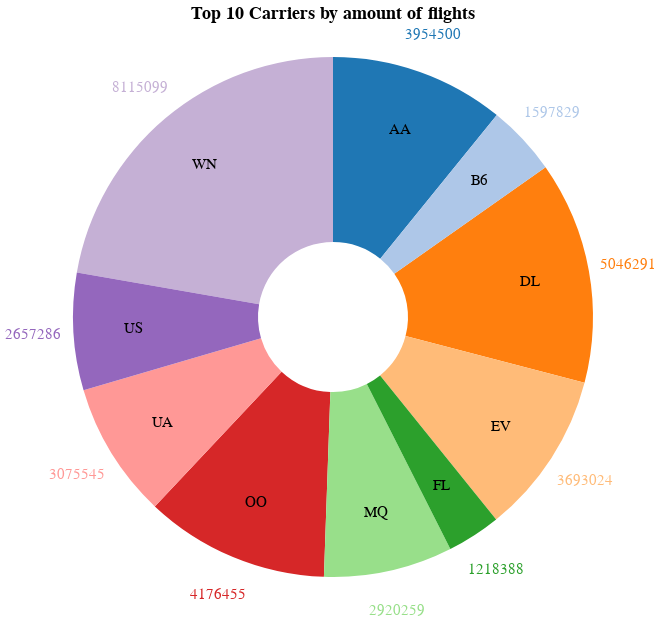

Notebook code cell kept with this figure:
### Code cell
# visualisation
chart = alt.Chart(top_10).mark_arc(outerRadius=260, innerRadius=75).encode(
    theta = alt.Theta(field="count", type="quantitative", stack=True),
    color = alt.Color('Carrier:N', scale=alt.Scale(scheme='category20'), legend=None),
).properties(
    title='Top 10 Carriers by amount of flights',
    width=600,
    height=300
)

pie = chart.mark_arc(outerRadius=350)
value_text = pie.mark_text(radius=300, size=15).encode(text=alt.Text('count:Q'))

pie2 = chart.mark_arc(outerRadius=250)
text = pie2.mark_text(radius=200, size=15).encode(
    text=alt.Text('Carrier:N'), 
    color=alt.value("#000000")
)

(chart + text + value_text).configure_view(
    strokeWidth=0
).configure_title(
    fontSize=18
)

### Figure 1 — Vega-Lite specification as saved in the notebook (floating-point values rounded to 4 significant figures)
{"config": {"view": {"continuousWidth": 300, "continuousHeight": 300, "strokeWidth": 0}, "title": {"fontSize": 18}}, "layer": [{"mark": {"type": "arc", "innerRadius": 75, "outerRadius": 260}, "encoding": {"color": {"field": "Carrier", "legend": null, "scale": {"scheme": "category20"}, "type": "nominal"}, "theta": {"field": "count", "stack": true, "type": "quantitative"}}, "title": "Top 10 Carriers by amount of flights"}, {"mark": {"type": "text", "radius": 200, "size": 15}, "encoding": {"color": {"value": "#000000"}, "text": {"field": "Carrier", "type": "nominal"}, "theta": {"field": "count", "stack": true, "type": "quantitative"}}, "title": "Top 10 Carriers by amount of flights"}, {"mark": {"type": "text", "radius": 300, "size": 15}, "encoding": {"color": {"field": "Carrier", "legend": null, "scale": {"scheme": "category20"}, "type": "nominal"}, "text": {"field": "count", "type": "quantitative"}, "theta": {"field": "count", "stack": true, "type": "quantitative"}}, "title": "Top 10 Carriers by amount of flights"}], "data": {"name": "data-1e97e2722649077a2a13c05beb8faba8"}, "height": 300, "width": 600, "$schema": "https://vega.github.io/schema/vega-lite/v5.8.0.json", "datasets": {"data-1e97e2722649077a2a13c05beb8faba8": [{"Carrier": "WN", "count": 8115099}, {"Carrier": "DL", "count": 5046291}, {"Carrier": "OO", "count": 4176455}, {"Carrier": "AA", "count": 3954500}, {"Carrier": "EV", "count": 3693024}, {"Carrier": "UA", "count": 3075545}, {"Carrier": "MQ", "count": 2920259}, {"Carrier": "US", "count": 2657286}, {"Carrier": "B6", "count": 1597829}, {"Carrier": "FL", "count": 1218388}]}}
